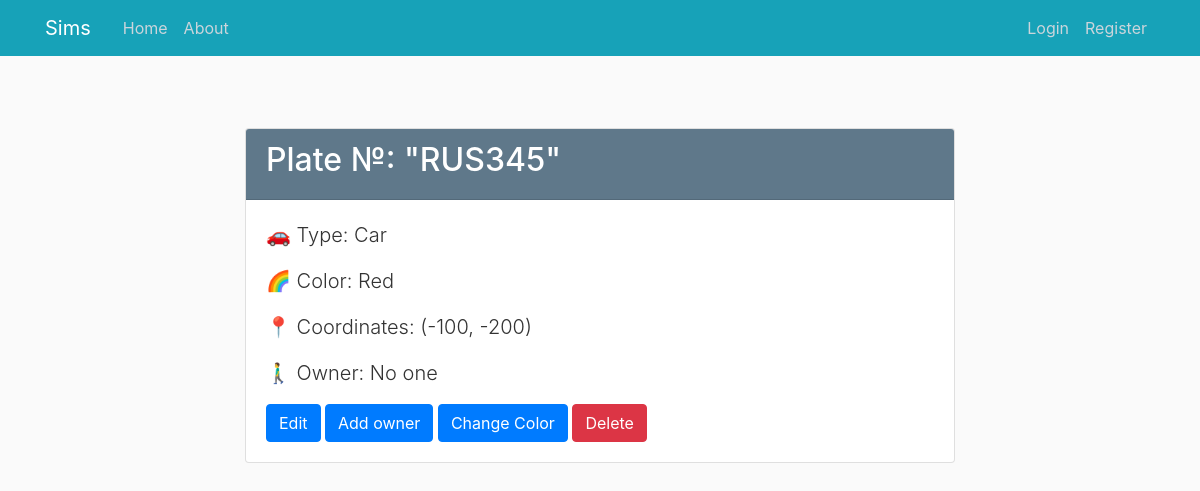
Page /vehicle/1 on the earlier database version.
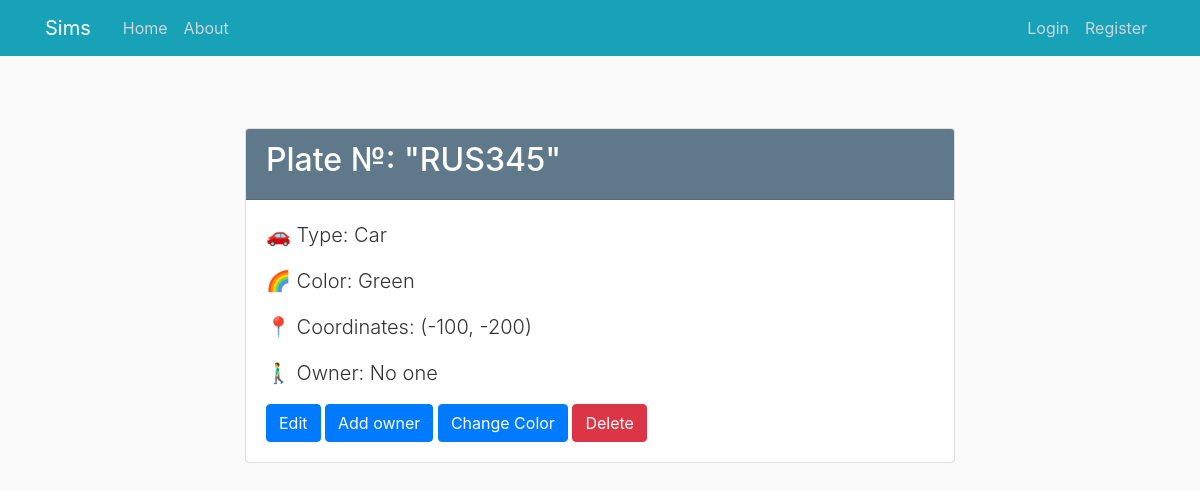
Same page on the later database version.
### sims/models.py (models this page shows, shortened)
class Vehicle(db.Model):
    id = db.Column(db.Integer, primary_key=True)
    plate = db.Column(db.String(30), nullable=False)
    type = db.Column(db.Enum(VehicleType), nullable=False)
    color = db.Column(db.Enum(Color), nullable=False)
    x_coordinate = db.Column(db.Integer, nullable=False, default=0)
    y_coordinate = db.Column(db.Integer, nullable=False, default=0)
    human_id = db.Column(db.Integer, db.ForeignKey('human.id'))

### sims/vehicles/routes.py (the view)
@vehicles.route("/vehicle/<int:vehicle_id>")
def vehicle(vehicle_id):
    vehicle = Vehicle.query.get_or_404(vehicle_id)
    human = Human.query.get(vehicle.human_id)
    return render_template('vehicles/vehicle.html', vehicle=vehicle, human=human)

### sims/templates/vehicles/vehicle.html (shortened to what this page needs)
{% extends "layout.html" %}
{% block content %}
    <div class="container mt-5">
        <div class="row justify-content-center">
            <div class="col-md-8">
                <div class="card">
                    <div class="card-header bg-steel text-white">
                        <h2 class="text-white">Plate №: "{{ vehicle.plate }}"</h2>
                    </div>
                    <div class="card-body">
                        <p class="lead">🚗 Type: {{ vehicle.type.value }}</p>
                        <p class="lead">🌈 Color: {{ vehicle.color.value }}</p>
                        <p class="lead">📍 Coordinates: ({{ vehicle.x_coordinate }}, {{ vehicle.y_coordinate }})</p>
                        {% if human %}
                            <p class="lead">🚶‍♂️ Owner: {{ human.name }}</p>
                        {% else %}
                            <p class="lead">🚶‍♂️ Owner: No one</p>
                        {% endif %}
                        <div class="mt-3">
                            <a href="{{ url_for('vehicles.update_vehicle', vehicle_id=vehicle.id) }}" class="btn btn-primary">Edit</a>
                            <a href="{{ url_for('humans.humans_vehicle', vehicle_id=vehicle.id) }}"
                               class="btn btn-primary">Add owner</a>
                            <a href="{{ url_for('vehicles.change_color', vehicle_id=vehicle.id) }}"
                               class="btn btn-primary">Change Color</a>
                            <button class="btn btn-danger" id="deleteBtn" data-toggle="modal"
                                    data-target="#deleteModal">Delete
                            </button>
                        </div>
                    </div>
                </div>
            </div>
        </div>
    </div>
{% endblock content %}

Differences in the rows shown:
changed Vehicle "RUS345": color.value "Red" → "Green"
